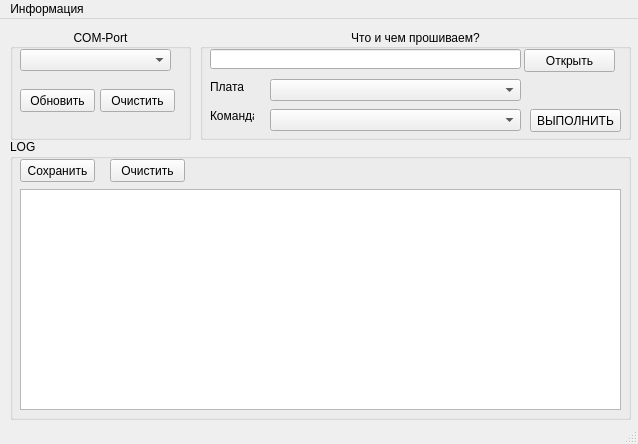
<?xml version="1.0" encoding="UTF-8"?>
<ui version="4.0">
 <class>MainWindow</class>
 <widget class="QMainWindow" name="MainWindow">
  <property name="geometry">
   <rect>
    <x>0</x>
    <y>0</y>
    <width>638</width>
    <height>444</height>
   </rect>
  </property>
  <property name="windowTitle">
   <string>Firmware</string>
  </property>
  <property name="windowIcon">
   <iconset>
    <normaloff>downloads_icon.ico</normaloff>downloads_icon.ico</iconset>
  </property>
  <widget class="QWidget" name="centralwidget">
   <widget class="QGroupBox" name="groupBox">
    <property name="geometry">
     <rect>
      <x>10</x>
      <y>10</y>
      <width>181</width>
      <height>111</height>
     </rect>
    </property>
    <property name="layoutDirection">
     <enum>Qt::LeftToRight</enum>
    </property>
    <property name="title">
     <string>COM-Port</string>
    </property>
    <property name="alignment">
     <set>Qt::AlignCenter</set>
    </property>
    <widget class="QPushButton" name="pushButton">
     <property name="geometry">
      <rect>
       <x>90</x>
       <y>60</y>
       <width>75</width>
       <height>23</height>
      </rect>
     </property>
     <property name="text">
      <string>Очистить</string>
     </property>
    </widget>
    <widget class="QPushButton" name="pushButton_2">
     <property name="geometry">
      <rect>
       <x>10</x>
       <y>60</y>
       <width>75</width>
       <height>23</height>
      </rect>
     </property>
     <property name="text">
      <string>Обновить</string>
     </property>
    </widget>
    <widget class="QComboBox" name="comboBox">
     <property name="geometry">
      <rect>
       <x>10</x>
       <y>20</y>
       <width>151</width>
       <height>22</height>
      </rect>
     </property>
    </widget>
   </widget>
   <widget class="QGroupBox" name="groupBox_2">
    <property name="geometry">
     <rect>
      <x>10</x>
      <y>120</y>
      <width>621</width>
      <height>281</height>
     </rect>
    </property>
    <property name="title">
     <string>LOG</string>
    </property>
    <widget class="QTextEdit" name="textEdit">
     <property name="geometry">
      <rect>
       <x>10</x>
       <y>50</y>
       <width>601</width>
       <height>221</height>
      </rect>
     </property>
    </widget>
    <widget class="QPushButton" name="pushButton_4">
     <property name="geometry">
      <rect>
       <x>10</x>
       <y>20</y>
       <width>75</width>
       <height>23</height>
      </rect>
     </property>
     <property name="text">
      <string>Сохранить</string>
     </property>
    </widget>
    <widget class="QPushButton" name="pushButton_5">
     <property name="geometry">
      <rect>
       <x>100</x>
       <y>20</y>
       <width>75</width>
       <height>23</height>
      </rect>
     </property>
     <property name="text">
      <string>Очистить</string>
     </property>
    </widget>
   </widget>
   <widget class="QGroupBox" name="groupBox_3">
    <property name="geometry">
     <rect>
      <x>200</x>
      <y>10</y>
      <width>431</width>
      <height>111</height>
     </rect>
    </property>
    <property name="title">
     <string>Что и чем прошиваем?</string>
    </property>
    <property name="alignment">
     <set>Qt::AlignCenter</set>
    </property>
    <widget class="QPushButton" name="pushButton_3">
     <property name="geometry">
      <rect>
       <x>324</x>
       <y>20</y>
       <width>91</width>
       <height>23</height>
      </rect>
     </property>
     <property name="text">
      <string>Открыть</string>
     </property>
     <property name="icon">
      <iconset>
       <normaloff>new_file.ico</normaloff>new_file.ico</iconset>
     </property>
    </widget>
    <widget class="QLineEdit" name="lineEdit">
     <property name="geometry">
      <rect>
       <x>10</x>
       <y>20</y>
       <width>311</width>
       <height>20</height>
      </rect>
     </property>
    </widget>
    <widget class="QComboBox" name="comboBox_2">
     <property name="geometry">
      <rect>
       <x>70</x>
       <y>50</y>
       <width>251</width>
       <height>22</height>
      </rect>
     </property>
    </widget>
    <widget class="QLabel" name="label">
     <property name="geometry">
      <rect>
       <x>10</x>
       <y>50</y>
       <width>41</width>
       <height>16</height>
      </rect>
     </property>
     <property name="text">
      <string>Плата</string>
     </property>
    </widget>
    <widget class="QPushButton" name="pushButton_6">
     <property name="geometry">
      <rect>
       <x>330</x>
       <y>80</y>
       <width>91</width>
       <height>23</height>
      </rect>
     </property>
     <property name="text">
      <string>ВЫПОЛНИТЬ</string>
     </property>
     <property name="icon">
      <iconset>
       <normaloff>run.ico</normaloff>run.ico</iconset>
     </property>
    </widget>
    <widget class="QLabel" name="label_2">
     <property name="geometry">
      <rect>
       <x>10</x>
       <y>80</y>
       <width>44</width>
       <height>13</height>
      </rect>
     </property>
     <property name="text">
      <string>Команда</string>
     </property>
    </widget>
    <widget class="QComboBox" name="comboBox_3">
     <property name="geometry">
      <rect>
       <x>70</x>
       <y>80</y>
       <width>251</width>
       <height>22</height>
      </rect>
     </property>
    </widget>
   </widget>
  </widget>
  <widget class="QMenuBar" name="menubar">
   <property name="geometry">
    <rect>
     <x>0</x>
     <y>0</y>
     <width>638</width>
     <height>21</height>
    </rect>
   </property>
   <widget class="QMenu" name="menu">
    <property name="title">
     <string>Информация</string>
    </property>
   </widget>
   <addaction name="menu"/>
  </widget>
  <widget class="QStatusBar" name="statusbar"/>
 </widget>
 <resources/>
 <connections>
  <connection>
   <sender>pushButton_5</sender>
   <signal>clicked()</signal>
   <receiver>textEdit</receiver>
   <slot>clear()</slot>
   <hints>
    <hint type="sourcelabel">
     <x>134</x>
     <y>202</y>
    </hint>
    <hint type="destinationlabel">
     <x>135</x>
     <y>238</y>
    </hint>
   </hints>
  </connection>
 </connections>
</ui>
